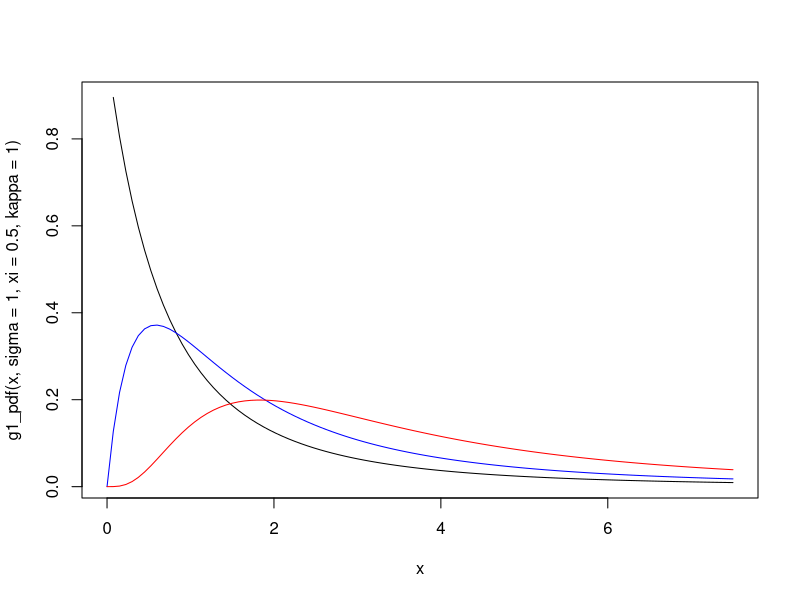
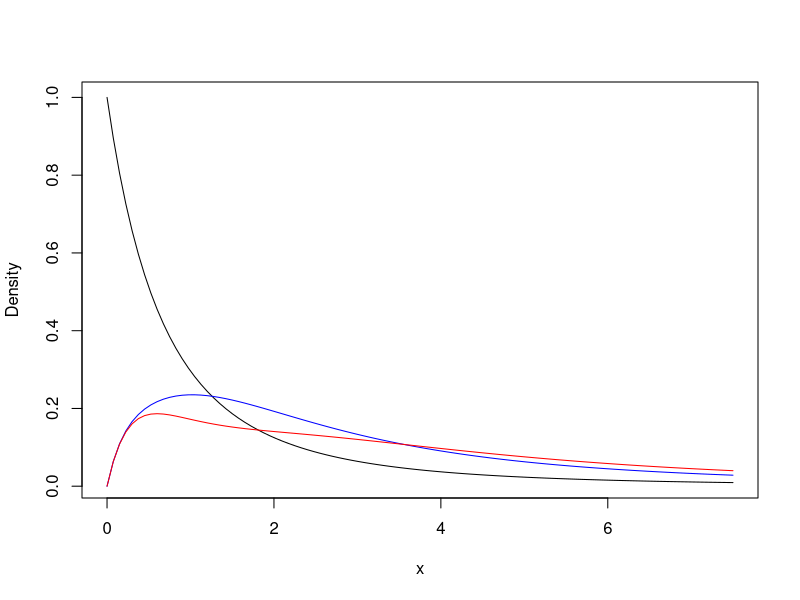
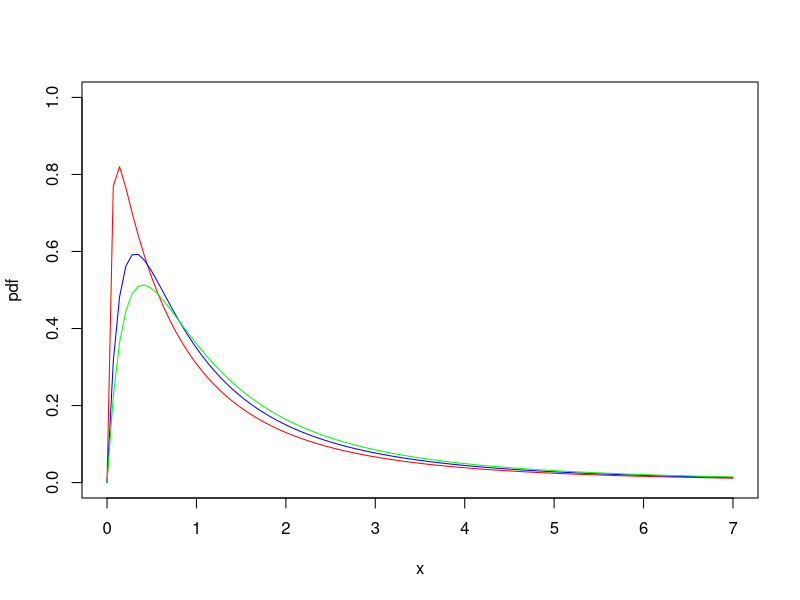
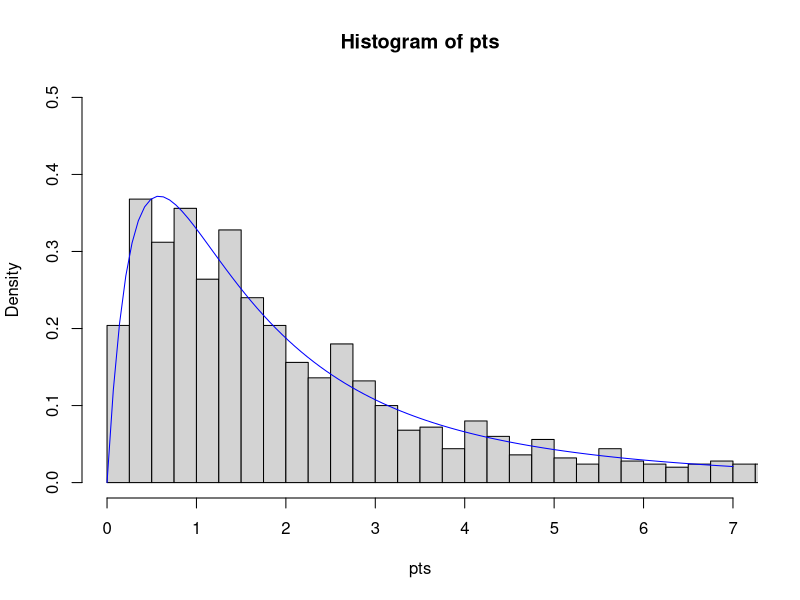
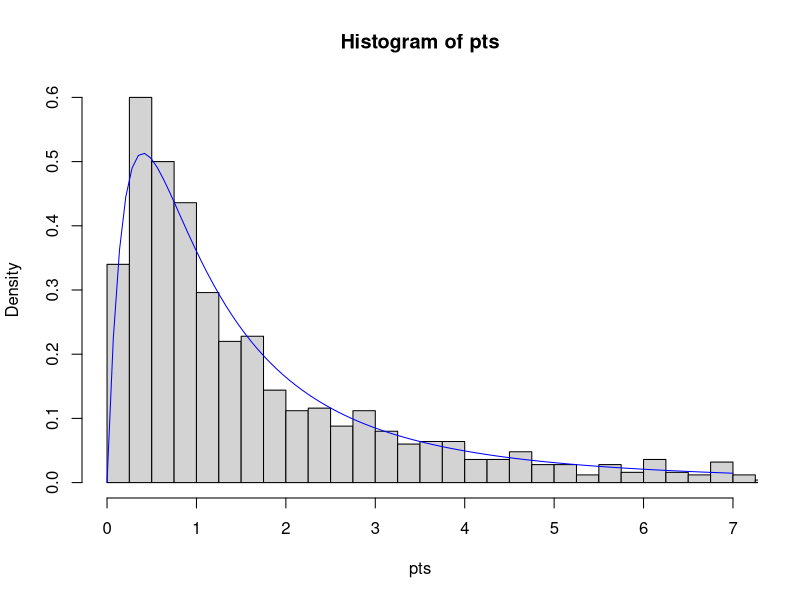
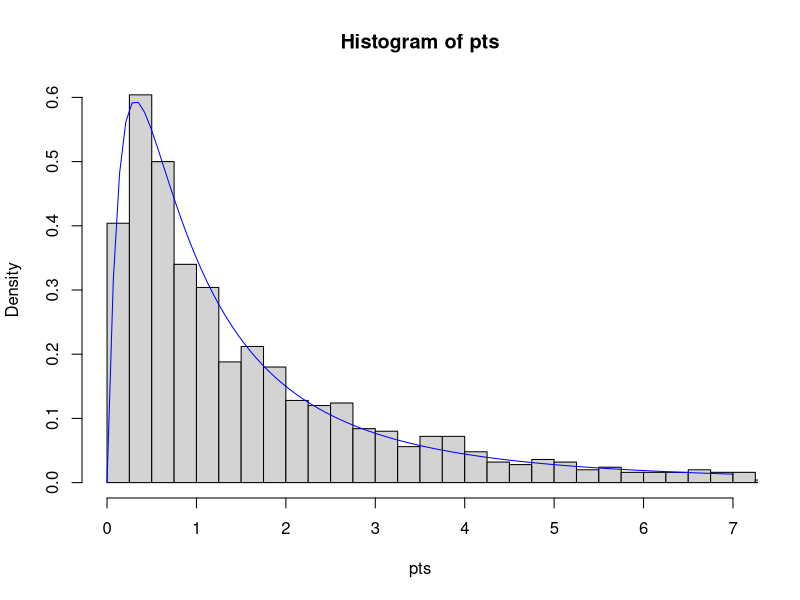

These charts were generated, in order, by the following R code:
## ---- chunk 1
knitr::opts_chunk$set(
  echo = TRUE, 
  warning = FALSE, 
  message = FALSE,
  cache = TRUE,
  tidy.opts=list(width.cutoff=60),
  tidy=TRUE,
  fig.align = "center",
  out.width = "60%"
)
## ---- chunk 2
g1_pdf <- function(x, sigma = sigma, xi = xi, kappa = kappa) {
  lpdf <- log(kappa) - log(sigma) - (1/xi + 1) * log(1 + xi * (x/sigma)) + 
    (kappa-1) * log(1 - (1 + xi * (x/sigma))^(-1/xi))
  return(exp(lpdf))
}

curve(g1_pdf(x, sigma = 1, xi = 0.5, kappa = 1), xlim = c(0, 7.5))
curve(g1_pdf(x, sigma = 1, xi = 0.5, kappa = 2), xlim = c(0, 7.5), add = TRUE, col = 'blue')
curve(g1_pdf(x, sigma = 1, xi = 0.5, kappa = 5), xlim = c(0, 7.5), add = TRUE, col = 'red')
## ---- chunk 3
g2_pdf <- function(x, sigma = sigma, xi = xi, kappa1 = kappa1, kappa2 = kappa2, p = p) {
  lpdf <- -(1/xi + 1) * log(1 + xi * (x/sigma)) - log(sigma) + 
    log(kappa1 * p * (1 - (1 + xi * (x/sigma))^(-1/xi))^(kappa1 - 1) + kappa2 * (1-p) * (1 - (1 + xi * (x/sigma))^(-1/xi))^(kappa2 - 1)) 
  return(exp(lpdf))
}

curve(g2_pdf(x, sigma = 1, xi = 0.5, kappa1 = 1, kappa2 = 1, p = 0.5), xlim = c(0, 7.5), ylab = "Density")
curve(g2_pdf(x, sigma = 1, xi = 0.5, kappa1 = 2, kappa2 = 5, p = 0.5), xlim = c(0, 7.5), add = TRUE, col = 'blue')
curve(g2_pdf(x, sigma = 1, xi = 0.5, kappa1 = 2, kappa2 = 10, p = 0.5), xlim = c(0, 7.5), add = TRUE, col = 'red')
## ---- chunk 4
g3_pdf <- function(x, sigma = sigma, xi = xi, delta = delta) {
  lpdf <- log(1 + delta) - log(delta * sigma) - (1/xi + 1) * log(1 + xi * (x/sigma)) + 
    log(1 - (1 + xi * (x/sigma))^(-delta/xi))
  return(exp(lpdf))
}
## ---- chunk 5
curve(g3_pdf(x, sigma = 1, xi = 0.5, delta = 25), xlim = c(0, 7), ylim = c(0, 1), ylab = "pdf", col = "red")
curve(g3_pdf(x, sigma = 1, xi = 0.5, delta = 5), xlim = c(0, 7), add = TRUE, col = 'blue')
curve(g3_pdf(x, sigma = 1, xi = 0.5, delta = 3), xlim = c(0, 7), add = TRUE, col = 'green')
## ---- chunk 6
g3_cdf_inv <- function(u, sigma = sigma, xi = xi, delta = delta) {
  (sigma/xi) * ((qbeta((1-u), (1/delta), 2)^(-xi/delta)) - 1)
}

g3_rng <- function(n, sigma = sigma, xi = xi, delta = delta) {
  g3_cdf_inv(runif(n), sigma, xi, delta)
}
## ---- chunk 7
d <- 1
pts <- g3_rng(n = 1000, sigma = 1, xi = 0.5, delta = d)
hist(pts, freq=FALSE, breaks = seq(0, max(pts) + 1, 0.25), xlim = c(0,7), ylim = c(0, 0.5))
curve(g3_pdf(x, sigma = 1, xi = 0.5, delta = d), xlim = c(0, 7), add = TRUE, col = 'blue')
## ---- chunk 8
d <- 3
pts <- g3_rng(n = 1000, sigma = 1, xi = 0.5, delta = d)
hist(pts, freq=FALSE, breaks = seq(0, max(pts) + 1, 0.25), xlim = c(0,7), ylim = c(0, 0.6))
curve(g3_pdf(x, sigma = 1, xi = 0.5, delta = d), xlim = c(0, 7), add = TRUE, col = 'blue')
## ---- chunk 9
d <- 5
pts <- g3_rng(n = 1000, sigma = 1, xi = 0.5, delta = d)
hist(pts, freq=FALSE, breaks = seq(0, max(pts) + 1, 0.25), xlim = c(0,7), ylim = c(0, 0.6))
curve(g3_pdf(x, sigma = 1, xi = 0.5, delta = d), xlim = c(0, 7), add = TRUE, col = 'blue')
